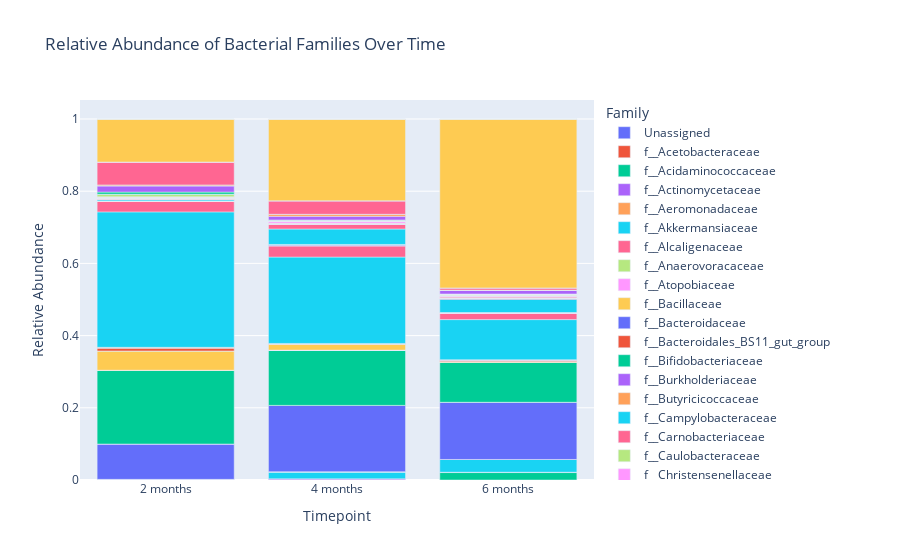

The cell this chart's notebook holds for it:
### Code cell
fig = px.bar(
    plotly_family_df,
    x="timepoint",
    y="Abundance",
    color="Family",
    title="Relative Abundance of Bacterial Families Over Time",
    labels={"timepoint": "Timepoint", "Abundance": "Relative Abundance"}
)
fig.show()

### Figure 1 — Plotly figure (JSON) as saved in the notebook; plotly's stock layout.template omitted (floating-point values rounded to 4 significant figures)
{"data": [{"hovertemplate": "Family=Unassigned<br>Timepoint=%{x}<br>Relative Abundance=%{y}<extra></extra>", "legendgroup": "Unassigned", "marker": {"color": "#636efa", "pattern": {"shape": ""}}, "name": "Unassigned", "orientation": "v", "showlegend": true, "textposition": "auto", "type": "bar", "x": ["2 months", "4 months", "6 months"], "xaxis": "x", "y": [2.59e-06, 5.593e-06, 4.716e-06], "yaxis": "y"}, {"hovertemplate": "Family=f__Acetobacteraceae<br>Timepoint=%{x}<br>Relative Abundance=%{y}<extra></extra>", "legendgroup": "f__Acetobacteraceae", "marker": {"color": "#EF553B", "pattern": {"shape": ""}}, "name": "f__Acetobacteraceae", "orientation": "v", "showlegend": true, "textposition": "auto", "type": "bar", "x": ["2 months", "4 months", "6 months"], "xaxis": "x", "y": [5.181e-06, 9.321e-06, 2.122e-05], "yaxis": "y"}, {"hovertemplate": "Family=f__Acidaminococcaceae<br>Timepoint=%{x}<br>Relative Abundance=%{y}<extra></extra>", "legendgroup": "f__Acidaminococcaceae", "marker": {"color": "#00cc96", "pattern": {"shape": ""}}, "name": "f__Acidaminococcaceae", "orientation": "v", "showlegend": true, "textposition": "auto", "type": "bar", "x": ["2 months", "4 months", "6 months"], "xaxis": "x", "y": [0.0002694, 7.457e-06, 0.02059], "yaxis": "y"}, {"hovertemplate": "Family=f__Actinomycetaceae<br>Timepoint=%{x}<br>Relative Abundance=%{y}<extra></extra>", "legendgroup": "f__Actinomycetaceae", "marker": {"color": "#ab63fa", "pattern": {"shape": ""}}, "name": "f__Actinomycetaceae", "orientation": "v", "showlegend": true, "textposition": "auto", "type": "bar", "x": ["2 months", "4 months", "6 months"], "xaxis": "x", "y": [0.001285, 0.003132, 0.0009338], "yaxis": "y"}, {"hovertemplate": "Family=f__Aeromonadaceae<br>Timepoint=%{x}<br>Relative Abundance=%{y}<extra></extra>", "legendgroup": "f__Aeromonadaceae", "marker": {"color": "#FFA15A", "pattern": {"shape": ""}}, "name": "f__Aeromonadaceae", "orientation": "v", "showlegend": true, "textposition": "auto", "type": "bar", "x": ["2 months", "4 months", "6 months"], "xaxis": "x", "y": [0.0, 1.864e-06, 0.0], "yaxis": "y"}, {"hovertemplate": "Family=f__Akkermansiaceae<br>Timepoint=%{x}<br>Relative Abundance=%{y}<extra></extra>", "legendgroup": "f__Akkermansiaceae", "marker": {"color": "#19d3f3", "pattern": {"shape": ""}}, "name": "f__Akkermansiaceae", "orientation": "v", "showlegend": true, "textposition": "auto", "type": "bar", "x": ["2 months", "4 months", "6 months"], "xaxis": "x", "y": [5.181e-05, 0.01946, 0.03521], "yaxis": "y"}, {"hovertemplate": "Family=f__Alcaligenaceae<br>Timepoint=%{x}<br>Relative Abundance=%{y}<extra></extra>", "legendgroup": "f__Alcaligenaceae", "marker": {"color": "#FF6692", "pattern": {"shape": ""}}, "name": "f__Alcaligenaceae", "orientation": "v", "showlegend": true, "textposition": "auto", "type": "bar", "x": ["2 months", "4 months", "6 months"], "xaxis": "x", "y": [0.0, 5.406e-05, 0.0], "yaxis": "y"}, {"hovertemplate": "Family=f__Anaerovoracaceae<br>Timepoint=%{x}<br>Relative Abundance=%{y}<extra></extra>", "legendgroup": "f__Anaerovoracaceae", "marker": {"color": "#B6E880", "pattern": {"shape": ""}}, "name": "f__Anaerovoracaceae", "orientation": "v", "showlegend": true, "textposition": "auto", "type": "bar", "x": ["2 months", "4 months", "6 months"], "xaxis": "x", "y": [0.0, 1.864e-06, 2.358e-06], "yaxis": "y"}, {"hovertemplate": "Family=f__Atopobiaceae<br>Timepoint=%{x}<br>Relative Abundance=%{y}<extra></extra>", "legendgroup": "f__Atopobiaceae", "marker": {"color": "#FF97FF", "pattern": {"shape": ""}}, "name": "f__Atopobiaceae", "orientation": "v", "showlegend": true, "textposition": "auto", "type": "bar", "x": ["2 months", "4 months", "6 months"], "xaxis": "x", "y": [0.0001269, 6.898e-05, 8.489e-05], "yaxis": "y"}, {"hovertemplate": "Family=f__Bacillaceae<br>Timepoint=%{x}<br>Relative Abundance=%{y}<extra></extra>", "legendgroup": "f__Bacillaceae", "marker": {"color": "#FECB52", "pattern": {"shape": ""}}, "name": "f__Bacillaceae", "orientation": "v", "showlegend": true, "textposition": "auto", "type": "bar", "x": ["2 months", "4 months", "6 months"], "xaxis": "x", "y": [1.295e-05, 0.0001734, 3.301e-05], "yaxis": "y"}, {"hovertemplate": "Family=f__Bacteroidaceae<br>Timepoint=%{x}<br>Relative Abundance=%{y}<extra></extra>", "legendgroup": "f__Bacteroidaceae", "marker": {"color": "#636efa", "pattern": {"shape": ""}}, "name": "f__Bacteroidaceae", "orientation": "v", "showlegend": true, "textposition": "auto", "type": "bar", "x": ["2 months", "4 months", "6 months"], "xaxis": "x", "y": [0.09782, 0.1838, 0.1584], "yaxis": "y"}, {"hovertemplate": "Family=f__Bacteroidales_BS11_gut_group<br>Timepoint=%{x}<br>Relative Abundance=%{y}<extra></extra>", "legendgroup": "f__Bacteroidales_BS11_gut_group", "marker": {"color": "#EF553B", "pattern": {"shape": ""}}, "name": "f__Bacteroidales_BS11_gut_group", "orientation": "v", "showlegend": true, "textposition": "auto", "type": "bar", "x": ["2 months", "4 months", "6 months"], "xaxis": "x", "y": [2.59e-06, 1.864e-06, 0.0], "yaxis": "y"}, {"hovertemplate": "Family=f__Bifidobacteriaceae<br>Timepoint=%{x}<br>Relative Abundance=%{y}<extra></extra>", "legendgroup": "f__Bifidobacteriaceae", "marker": {"color": "#00cc96", "pattern": {"shape": ""}}, "name": "f__Bifidobacteriaceae", "orientation": "v", "showlegend": true, "textposition": "auto", "type": "bar", "x": ["2 months", "4 months", "6 months"], "xaxis": "x", "y": [0.2043, 0.1527, 0.1102], "yaxis": "y"}, {"hovertemplate": "Family=f__Burkholderiaceae<br>Timepoint=%{x}<br>Relative Abundance=%{y}<extra></extra>", "legendgroup": "f__Burkholderiaceae", "marker": {"color": "#ab63fa", "pattern": {"shape": ""}}, "name": "f__Burkholderiaceae", "orientation": "v", "showlegend": true, "textposition": "auto", "type": "bar", "x": ["2 months", "4 months", "6 months"], "xaxis": "x", "y": [0.0001217, 0.0, 0.0], "yaxis": "y"}, {"hovertemplate": "Family=f__Butyricicoccaceae<br>Timepoint=%{x}<br>Relative Abundance=%{y}<extra></extra>", "legendgroup": "f__Butyricicoccaceae", "marker": {"color": "#FFA15A", "pattern": {"shape": ""}}, "name": "f__Butyricicoccaceae", "orientation": "v", "showlegend": true, "textposition": "auto", "type": "bar", "x": ["2 months", "4 months", "6 months"], "xaxis": "x", "y": [0.0, 0.0, 2.358e-06], "yaxis": "y"}, {"hovertemplate": "Family=f__Campylobacteraceae<br>Timepoint=%{x}<br>Relative Abundance=%{y}<extra></extra>", "legendgroup": "f__Campylobacteraceae", "marker": {"color": "#19d3f3", "pattern": {"shape": ""}}, "name": "f__Campylobacteraceae", "orientation": "v", "showlegend": true, "textposition": "auto", "type": "bar", "x": ["2 months", "4 months", "6 months"], "xaxis": "x", "y": [1.554e-05, 4.847e-05, 1.651e-05], "yaxis": "y"}, {"hovertemplate": "Family=f__Carnobacteriaceae<br>Timepoint=%{x}<br>Relative Abundance=%{y}<extra></extra>", "legendgroup": "f__Carnobacteriaceae", "marker": {"color": "#FF6692", "pattern": {"shape": ""}}, "name": "f__Carnobacteriaceae", "orientation": "v", "showlegend": true, "textposition": "auto", "type": "bar", "x": ["2 months", "4 months", "6 months"], "xaxis": "x", "y": [0.000114, 0.000412, 0.0001391], "yaxis": "y"}, {"hovertemplate": "Family=f__Caulobacteraceae<br>Timepoint=%{x}<br>Relative Abundance=%{y}<extra></extra>", "legendgroup": "f__Caulobacteraceae", "marker": {"color": "#B6E880", "pattern": {"shape": ""}}, "name": "f__Caulobacteraceae", "orientation": "v", "showlegend": true, "textposition": "auto", "type": "bar", "x": ["2 months", "4 months", "6 months"], "xaxis": "x", "y": [0.0, 2.237e-05, 0.0], "yaxis": "y"}, {"hovertemplate": "Family=f__Christensenellaceae<br>Timepoint=%{x}<br>Relative Abundance=%{y}<extra></extra>", "legendgroup": "f__Christensenellaceae", "marker": {"color": "#FF97FF", "pattern": {"shape": ""}}, "name": "f__Christensenellaceae", "orientation": "v", "showlegend": true, "textposition": "auto", "type": "bar", "x": ["2 months", "4 months", "6 months"], "xaxis": "x", "y": [1.295e-05, 0.0, 0.0], "yaxis": "y"}, {"hovertemplate": "Family=f__Clostridiaceae<br>Timepoint=%{x}<br>Relative Abundance=%{y}<extra></extra>", "legendgroup": "f__Clostridiaceae", "marker": {"color": "#FECB52", "pattern": {"shape": ""}}, "name": "f__Clostridiaceae", "orientation": "v", "showlegend": true, "textposition": "auto", "type": "bar", "x": ["2 months", "4 months", "6 months"], "xaxis": "x", "y": [0.05322, 0.01606, 0.002224], "yaxis": "y"}, {"hovertemplate": "Family=f__Comamonadaceae<br>Timepoint=%{x}<br>Relative Abundance=%{y}<extra></extra>", "legendgroup": "f__Comamonadaceae", "marker": {"color": "#636efa", "pattern": {"shape": ""}}, "name": "f__Comamonadaceae", "orientation": "v", "showlegend": true, "textposition": "auto", "type": "bar", "x": ["2 months", "4 months", "6 months"], "xaxis": "x", "y": [0.0, 1.491e-05, 0.0], "yaxis": "y"}, {"hovertemplate": "Family=f__Coriobacteriaceae<br>Timepoint=%{x}<br>Relative Abundance=%{y}<extra></extra>", "legendgroup": "f__Coriobacteriaceae", "marker": {"color": "#EF553B", "pattern": {"shape": ""}}, "name": "f__Coriobacteriaceae", "orientation": "v", "showlegend": true, "textposition": "auto", "type": "bar", "x": ["2 months", "4 months", "6 months"], "xaxis": "x", "y": [0.008457, 0.001324, 0.003896], "yaxis": "y"}, {"hovertemplate": "Family=f__Corynebacteriaceae<br>Timepoint=%{x}<br>Relative Abundance=%{y}<extra></extra>", "legendgroup": "f__Corynebacteriaceae", "marker": {"color": "#00cc96", "pattern": {"shape": ""}}, "name": "f__Corynebacteriaceae", "orientation": "v", "showlegend": true, "textposition": "auto", "type": "bar", "x": ["2 months", "4 months", "6 months"], "xaxis": "x", "y": [0.0001813, 3.729e-05, 0.0002169], "yaxis": "y"}, {"hovertemplate": "Family=f__Desulfovibrionaceae<br>Timepoint=%{x}<br>Relative Abundance=%{y}<extra></extra>", "legendgroup": "f__Desulfovibrionaceae", "marker": {"color": "#ab63fa", "pattern": {"shape": ""}}, "name": "f__Desulfovibrionaceae", "orientation": "v", "showlegend": true, "textposition": "auto", "type": "bar", "x": ["2 months", "4 months", "6 months"], "xaxis": "x", "y": [0.0, 0.0005313, 0.0006839], "yaxis": "y"}, {"hovertemplate": "Family=f__Eggerthellaceae<br>Timepoint=%{x}<br>Relative Abundance=%{y}<extra></extra>", "legendgroup": "f__Eggerthellaceae", "marker": {"color": "#FFA15A", "pattern": {"shape": ""}}, "name": "f__Eggerthellaceae", "orientation": "v", "showlegend": true, "textposition": "auto", "type": "bar", "x": ["2 months", "4 months", "6 months"], "xaxis": "x", "y": [0.001526, 0.0004232, 0.000441], "yaxis": "y"}, {"hovertemplate": "Family=f__Enterobacteriaceae<br>Timepoint=%{x}<br>Relative Abundance=%{y}<extra></extra>", "legendgroup": "f__Enterobacteriaceae", "marker": {"color": "#19d3f3", "pattern": {"shape": ""}}, "name": "f__Enterobacteriaceae", "orientation": "v", "showlegend": true, "textposition": "auto", "type": "bar", "x": ["2 months", "4 months", "6 months"], "xaxis": "x", "y": [0.3751, 0.2393, 0.1112], "yaxis": "y"}, {"hovertemplate": "Family=f__Enterococcaceae<br>Timepoint=%{x}<br>Relative Abundance=%{y}<extra></extra>", "legendgroup": "f__Enterococcaceae", "marker": {"color": "#FF6692", "pattern": {"shape": ""}}, "name": "f__Enterococcaceae", "orientation": "v", "showlegend": true, "textposition": "auto", "type": "bar", "x": ["2 months", "4 months", "6 months"], "xaxis": "x", "y": [0.0295, 0.03136, 0.01787], "yaxis": "y"}, {"hovertemplate": "Family=f__Erwiniaceae<br>Timepoint=%{x}<br>Relative Abundance=%{y}<extra></extra>", "legendgroup": "f__Erwiniaceae", "marker": {"color": "#B6E880", "pattern": {"shape": ""}}, "name": "f__Erwiniaceae", "orientation": "v", "showlegend": true, "textposition": "auto", "type": "bar", "x": ["2 months", "4 months", "6 months"], "xaxis": "x", "y": [0.0006761, 7.457e-06, 0.0], "yaxis": "y"}, {"hovertemplate": "Family=f__Erysipelatoclostridiaceae<br>Timepoint=%{x}<br>Relative Abundance=%{y}<extra></extra>", "legendgroup": "f__Erysipelatoclostridiaceae", "marker": {"color": "#FF97FF", "pattern": {"shape": ""}}, "name": "f__Erysipelatoclostridiaceae", "orientation": "v", "showlegend": true, "textposition": "auto", "type": "bar", "x": ["2 months", "4 months", "6 months"], "xaxis": "x", "y": [3.108e-05, 0.0003934, 0.0007829], "yaxis": "y"}, {"hovertemplate": "Family=f__Erysipelotrichaceae<br>Timepoint=%{x}<br>Relative Abundance=%{y}<extra></extra>", "legendgroup": "f__Erysipelotrichaceae", "marker": {"color": "#FECB52", "pattern": {"shape": ""}}, "name": "f__Erysipelotrichaceae", "orientation": "v", "showlegend": true, "textposition": "auto", "type": "bar", "x": ["2 months", "4 months", "6 months"], "xaxis": "x", "y": [0.0, 1.305e-05, 0.0001368], "yaxis": "y"}, {"hovertemplate": "Family=f__Family_XI<br>Timepoint=%{x}<br>Relative Abundance=%{y}<extra></extra>", "legendgroup": "f__Family_XI", "marker": {"color": "#636efa", "pattern": {"shape": ""}}, "name": "f__Family_XI", "orientation": "v", "showlegend": true, "textposition": "auto", "type": "bar", "x": ["2 months", "4 months", "6 months"], "xaxis": "x", "y": [0.0001658, 0.002707, 4.952e-05], "yaxis": "y"}, {"hovertemplate": "Family=f__Fusobacteriaceae<br>Timepoint=%{x}<br>Relative Abundance=%{y}<extra></extra>", "legendgroup": "f__Fusobacteriaceae", "marker": {"color": "#EF553B", "pattern": {"shape": ""}}, "name": "f__Fusobacteriaceae", "orientation": "v", "showlegend": true, "textposition": "auto", "type": "bar", "x": ["2 months", "4 months", "6 months"], "xaxis": "x", "y": [1.813e-05, 0.0001939, 0.0004976], "yaxis": "y"}, {"hovertemplate": "Family=f__Gemellaceae<br>Timepoint=%{x}<br>Relative Abundance=%{y}<extra></extra>", "legendgroup": "f__Gemellaceae", "marker": {"color": "#00cc96", "pattern": {"shape": ""}}, "name": "f__Gemellaceae", "orientation": "v", "showlegend": true, "textposition": "auto", "type": "bar", "x": ["2 months", "4 months", "6 months"], "xaxis": "x", "y": [5.699e-05, 0.0002013, 7.546e-05], "yaxis": "y"}, {"hovertemplate": "Family=f__Incertae_Sedis<br>Timepoint=%{x}<br>Relative Abundance=%{y}<extra></extra>", "legendgroup": "f__Incertae_Sedis", "marker": {"color": "#ab63fa", "pattern": {"shape": ""}}, "name": "f__Incertae_Sedis", "orientation": "v", "showlegend": true, "textposition": "auto", "type": "bar", "x": ["2 months", "4 months", "6 months"], "xaxis": "x", "y": [3.626e-05, 5.966e-05, 0.0001061], "yaxis": "y"}, {"hovertemplate": "Family=f__Isosphaeraceae<br>Timepoint=%{x}<br>Relative Abundance=%{y}<extra></extra>", "legendgroup": "f__Isosphaeraceae", "marker": {"color": "#FFA15A", "pattern": {"shape": ""}}, "name": "f__Isosphaeraceae", "orientation": "v", "showlegend": true, "textposition": "auto", "type": "bar", "x": ["2 months", "4 months", "6 months"], "xaxis": "x", "y": [0.0, 0.0, 2.358e-06], "yaxis": "y"}, {"hovertemplate": "Family=f__Lachnospiraceae<br>Timepoint=%{x}<br>Relative Abundance=%{y}<extra></extra>", "legendgroup": "f__Lachnospiraceae", "marker": {"color": "#19d3f3", "pattern": {"shape": ""}}, "name": "f__Lachnospiraceae", "orientation": "v", "showlegend": true, "textposition": "auto", "type": "bar", "x": ["2 months", "4 months", "6 months"], "xaxis": "x", "y": [0.003334, 0.04278, 0.03675], "yaxis": "y"}, {"hovertemplate": "Family=f__Lactobacillaceae<br>Timepoint=%{x}<br>Relative Abundance=%{y}<extra></extra>", "legendgroup": "f__Lactobacillaceae", "marker": {"color": "#FF6692", "pattern": {"shape": ""}}, "name": "f__Lactobacillaceae", "orientation": "v", "showlegend": true, "textposition": "auto", "type": "bar", "x": ["2 months", "4 months", "6 months"], "xaxis": "x", "y": [0.00258, 0.01405, 0.003917], "yaxis": "y"}, {"hovertemplate": "Family=f__Listeriaceae<br>Timepoint=%{x}<br>Relative Abundance=%{y}<extra></extra>", "legendgroup": "f__Listeriaceae", "marker": {"color": "#B6E880", "pattern": {"shape": ""}}, "name": "f__Listeriaceae", "orientation": "v", "showlegend": true, "textposition": "auto", "type": "bar", "x": ["2 months", "4 months", "6 months"], "xaxis": "x", "y": [0.0, 5.22e-05, 0.0], "yaxis": "y"}, {"hovertemplate": "Family=f__Lysobacteraceae<br>Timepoint=%{x}<br>Relative Abundance=%{y}<extra></extra>", "legendgroup": "f__Lysobacteraceae", "marker": {"color": "#FF97FF", "pattern": {"shape": ""}}, "name": "f__Lysobacteraceae", "orientation": "v", "showlegend": true, "textposition": "auto", "type": "bar", "x": ["2 months", "4 months", "6 months"], "xaxis": "x", "y": [2.849e-05, 4.847e-05, 2.358e-06], "yaxis": "y"}, {"hovertemplate": "Family=f__Methanobacteriaceae<br>Timepoint=%{x}<br>Relative Abundance=%{y}<extra></extra>", "legendgroup": "f__Methanobacteriaceae", "marker": {"color": "#FECB52", "pattern": {"shape": ""}}, "name": "f__Methanobacteriaceae", "orientation": "v", "showlegend": true, "textposition": "auto", "type": "bar", "x": ["2 months", "4 months", "6 months"], "xaxis": "x", "y": [1.295e-05, 2.61e-05, 1.415e-05], "yaxis": "y"}, {"hovertemplate": "Family=f__Microbacteriaceae<br>Timepoint=%{x}<br>Relative Abundance=%{y}<extra></extra>", "legendgroup": "f__Microbacteriaceae", "marker": {"color": "#636efa", "pattern": {"shape": ""}}, "name": "f__Microbacteriaceae", "orientation": "v", "showlegend": true, "textposition": "auto", "type": "bar", "x": ["2 months", "4 months", "6 months"], "xaxis": "x", "y": [0.0, 0.0, 4.716e-06], "yaxis": "y"}, {"hovertemplate": "Family=f__Micrococcaceae<br>Timepoint=%{x}<br>Relative Abundance=%{y}<extra></extra>", "legendgroup": "f__Micrococcaceae", "marker": {"color": "#EF553B", "pattern": {"shape": ""}}, "name": "f__Micrococcaceae", "orientation": "v", "showlegend": true, "textposition": "auto", "type": "bar", "x": ["2 months", "4 months", "6 months"], "xaxis": "x", "y": [0.002005, 0.0003095, 1.651e-05], "yaxis": "y"}, {"hovertemplate": "Family=f__Mitochondria<br>Timepoint=%{x}<br>Relative Abundance=%{y}<extra></extra>", "legendgroup": "f__Mitochondria", "marker": {"color": "#00cc96", "pattern": {"shape": ""}}, "name": "f__Mitochondria", "orientation": "v", "showlegend": true, "textposition": "auto", "type": "bar", "x": ["2 months", "4 months", "6 months"], "xaxis": "x", "y": [0.000114, 9.321e-05, 0.0001368], "yaxis": "y"}, {"hovertemplate": "Family=f__Moraxellaceae<br>Timepoint=%{x}<br>Relative Abundance=%{y}<extra></extra>", "legendgroup": "f__Moraxellaceae", "marker": {"color": "#ab63fa", "pattern": {"shape": ""}}, "name": "f__Moraxellaceae", "orientation": "v", "showlegend": true, "textposition": "auto", "type": "bar", "x": ["2 months", "4 months", "6 months"], "xaxis": "x", "y": [4.921e-05, 0.0002125, 0.0], "yaxis": "y"}, {"hovertemplate": "Family=f__Morganellaceae<br>Timepoint=%{x}<br>Relative Abundance=%{y}<extra></extra>", "legendgroup": "f__Morganellaceae", "marker": {"color": "#FFA15A", "pattern": {"shape": ""}}, "name": "f__Morganellaceae", "orientation": "v", "showlegend": true, "textposition": "auto", "type": "bar", "x": ["2 months", "4 months", "6 months"], "xaxis": "x", "y": [0.0, 0.0002163, 0.0002523], "yaxis": "y"}, {"hovertemplate": "Family=f__Neisseriaceae<br>Timepoint=%{x}<br>Relative Abundance=%{y}<extra></extra>", "legendgroup": "f__Neisseriaceae", "marker": {"color": "#19d3f3", "pattern": {"shape": ""}}, "name": "f__Neisseriaceae", "orientation": "v", "showlegend": true, "textposition": "auto", "type": "bar", "x": ["2 months", "4 months", "6 months"], "xaxis": "x", "y": [0.0, 0.0, 9.904e-05], "yaxis": "y"}, {"hovertemplate": "Family=f__Oscillospiraceae<br>Timepoint=%{x}<br>Relative Abundance=%{y}<extra></extra>", "legendgroup": "f__Oscillospiraceae", "marker": {"color": "#FF6692", "pattern": {"shape": ""}}, "name": "f__Oscillospiraceae", "orientation": "v", "showlegend": true, "textposition": "auto", "type": "bar", "x": ["2 months", "4 months", "6 months"], "xaxis": "x", "y": [9.584e-05, 0.001452, 0.002726], "yaxis": "y"}, {"hovertemplate": "Family=f__Paracoccaceae<br>Timepoint=%{x}<br>Relative Abundance=%{y}<extra></extra>", "legendgroup": "f__Paracoccaceae", "marker": {"color": "#B6E880", "pattern": {"shape": ""}}, "name": "f__Paracoccaceae", "orientation": "v", "showlegend": true, "textposition": "auto", "type": "bar", "x": ["2 months", "4 months", "6 months"], "xaxis": "x", "y": [2.072e-05, 0.0, 0.0], "yaxis": "y"}, {"hovertemplate": "Family=f__Pasteurellaceae<br>Timepoint=%{x}<br>Relative Abundance=%{y}<extra></extra>", "legendgroup": "f__Pasteurellaceae", "marker": {"color": "#FF97FF", "pattern": {"shape": ""}}, "name": "f__Pasteurellaceae", "orientation": "v", "showlegend": true, "textposition": "auto", "type": "bar", "x": ["2 months", "4 months", "6 months"], "xaxis": "x", "y": [0.001396, 0.005438, 0.002191], "yaxis": "y"}, {"hovertemplate": "Family=f__Peptococcaceae<br>Timepoint=%{x}<br>Relative Abundance=%{y}<extra></extra>", "legendgroup": "f__Peptococcaceae", "marker": {"color": "#FECB52", "pattern": {"shape": ""}}, "name": "f__Peptococcaceae", "orientation": "v", "showlegend": true, "textposition": "auto", "type": "bar", "x": ["2 months", "4 months", "6 months"], "xaxis": "x", "y": [7.771e-06, 0.0, 0.0], "yaxis": "y"}, {"hovertemplate": "Family=f__Peptostreptococcaceae<br>Timepoint=%{x}<br>Relative Abundance=%{y}<extra></extra>", "legendgroup": "f__Peptostreptococcaceae", "marker": {"color": "#636efa", "pattern": {"shape": ""}}, "name": "f__Peptostreptococcaceae", "orientation": "v", "showlegend": true, "textposition": "auto", "type": "bar", "x": ["2 months", "4 months", "6 months"], "xaxis": "x", "y": [0.000316, 0.0008203, 0.001316], "yaxis": "y"}, {"hovertemplate": "Family=f__Pirellulaceae<br>Timepoint=%{x}<br>Relative Abundance=%{y}<extra></extra>", "legendgroup": "f__Pirellulaceae", "marker": {"color": "#EF553B", "pattern": {"shape": ""}}, "name": "f__Pirellulaceae", "orientation": "v", "showlegend": true, "textposition": "auto", "type": "bar", "x": ["2 months", "4 months", "6 months"], "xaxis": "x", "y": [2.59e-06, 1.864e-06, 0.0], "yaxis": "y"}, {"hovertemplate": "Family=f__Planococcaceae<br>Timepoint=%{x}<br>Relative Abundance=%{y}<extra></extra>", "legendgroup": "f__Planococcaceae", "marker": {"color": "#00cc96", "pattern": {"shape": ""}}, "name": "f__Planococcaceae", "orientation": "v", "showlegend": true, "textposition": "auto", "type": "bar", "x": ["2 months", "4 months", "6 months"], "xaxis": "x", "y": [2.59e-06, 0.0, 0.0], "yaxis": "y"}, {"hovertemplate": "Family=f__Porphyromonadaceae<br>Timepoint=%{x}<br>Relative Abundance=%{y}<extra></extra>", "legendgroup": "f__Porphyromonadaceae", "marker": {"color": "#ab63fa", "pattern": {"shape": ""}}, "name": "f__Porphyromonadaceae", "orientation": "v", "showlegend": true, "textposition": "auto", "type": "bar", "x": ["2 months", "4 months", "6 months"], "xaxis": "x", "y": [0.0001192, 0.0, 1.415e-05], "yaxis": "y"}, {"hovertemplate": "Family=f__Prevotellaceae<br>Timepoint=%{x}<br>Relative Abundance=%{y}<extra></extra>", "legendgroup": "f__Prevotellaceae", "marker": {"color": "#FFA15A", "pattern": {"shape": ""}}, "name": "f__Prevotellaceae", "orientation": "v", "showlegend": true, "textposition": "auto", "type": "bar", "x": ["2 months", "4 months", "6 months"], "xaxis": "x", "y": [0.001243, 0.0001622, 0.0001816], "yaxis": "y"}, {"hovertemplate": "Family=f__Pseudomonadaceae<br>Timepoint=%{x}<br>Relative Abundance=%{y}<extra></extra>", "legendgroup": "f__Pseudomonadaceae", "marker": {"color": "#19d3f3", "pattern": {"shape": ""}}, "name": "f__Pseudomonadaceae", "orientation": "v", "showlegend": true, "textposition": "auto", "type": "bar", "x": ["2 months", "4 months", "6 months"], "xaxis": "x", "y": [2.331e-05, 6.525e-05, 1.415e-05], "yaxis": "y"}, {"hovertemplate": "Family=f__Rhizobiaceae<br>Timepoint=%{x}<br>Relative Abundance=%{y}<extra></extra>", "legendgroup": "f__Rhizobiaceae", "marker": {"color": "#FF6692", "pattern": {"shape": ""}}, "name": "f__Rhizobiaceae", "orientation": "v", "showlegend": true, "textposition": "auto", "type": "bar", "x": ["2 months", "4 months", "6 months"], "xaxis": "x", "y": [1.295e-05, 7.457e-06, 3.537e-05], "yaxis": "y"}, {"hovertemplate": "Family=f__Rikenellaceae<br>Timepoint=%{x}<br>Relative Abundance=%{y}<extra></extra>", "legendgroup": "f__Rikenellaceae", "marker": {"color": "#B6E880", "pattern": {"shape": ""}}, "name": "f__Rikenellaceae", "orientation": "v", "showlegend": true, "textposition": "auto", "type": "bar", "x": ["2 months", "4 months", "6 months"], "xaxis": "x", "y": [0.006882, 0.0002386, 0.002441], "yaxis": "y"}, {"hovertemplate": "Family=f__Ruminococcaceae<br>Timepoint=%{x}<br>Relative Abundance=%{y}<extra></extra>", "legendgroup": "f__Ruminococcaceae", "marker": {"color": "#FF97FF", "pattern": {"shape": ""}}, "name": "f__Ruminococcaceae", "orientation": "v", "showlegend": true, "textposition": "auto", "type": "bar", "x": ["2 months", "4 months", "6 months"], "xaxis": "x", "y": [0.0001943, 0.001068, 0.001144], "yaxis": "y"}, {"hovertemplate": "Family=f__Saccharimonadaceae<br>Timepoint=%{x}<br>Relative Abundance=%{y}<extra></extra>", "legendgroup": "f__Saccharimonadaceae", "marker": {"color": "#FECB52", "pattern": {"shape": ""}}, "name": "f__Saccharimonadaceae", "orientation": "v", "showlegend": true, "textposition": "auto", "type": "bar", "x": ["2 months", "4 months", "6 months"], "xaxis": "x", "y": [0.0, 1.119e-05, 0.0], "yaxis": "y"}, {"hovertemplate": "Family=f__Selenomonadaceae<br>Timepoint=%{x}<br>Relative Abundance=%{y}<extra></extra>", "legendgroup": "f__Selenomonadaceae", "marker": {"color": "#636efa", "pattern": {"shape": ""}}, "name": "f__Selenomonadaceae", "orientation": "v", "showlegend": true, "textposition": "auto", "type": "bar", "x": ["2 months", "4 months", "6 months"], "xaxis": "x", "y": [2.59e-06, 0.0, 5.66e-05], "yaxis": "y"}, {"hovertemplate": "Family=f__Sphingomonadaceae<br>Timepoint=%{x}<br>Relative Abundance=%{y}<extra></extra>", "legendgroup": "f__Sphingomonadaceae", "marker": {"color": "#EF553B", "pattern": {"shape": ""}}, "name": "f__Sphingomonadaceae", "orientation": "v", "showlegend": true, "textposition": "auto", "type": "bar", "x": ["2 months", "4 months", "6 months"], "xaxis": "x", "y": [4.662e-05, 3.169e-05, 3.537e-05], "yaxis": "y"}, {"hovertemplate": "Family=f__Staphylococcaceae<br>Timepoint=%{x}<br>Relative Abundance=%{y}<extra></extra>", "legendgroup": "f__Staphylococcaceae", "marker": {"color": "#00cc96", "pattern": {"shape": ""}}, "name": "f__Staphylococcaceae", "orientation": "v", "showlegend": true, "textposition": "auto", "type": "bar", "x": ["2 months", "4 months", "6 months"], "xaxis": "x", "y": [0.005875, 0.0007438, 7.782e-05], "yaxis": "y"}, {"hovertemplate": "Family=f__Streptococcaceae<br>Timepoint=%{x}<br>Relative Abundance=%{y}<extra></extra>", "legendgroup": "f__Streptococcaceae", "marker": {"color": "#ab63fa", "pattern": {"shape": ""}}, "name": "f__Streptococcaceae", "orientation": "v", "showlegend": true, "textposition": "auto", "type": "bar", "x": ["2 months", "4 months", "6 months"], "xaxis": "x", "y": [0.01673, 0.01007, 0.009727], "yaxis": "y"}, {"hovertemplate": "Family=f__Sutterellaceae<br>Timepoint=%{x}<br>Relative Abundance=%{y}<extra></extra>", "legendgroup": "f__Sutterellaceae", "marker": {"color": "#FFA15A", "pattern": {"shape": ""}}, "name": "f__Sutterellaceae", "orientation": "v", "showlegend": true, "textposition": "auto", "type": "bar", "x": ["2 months", "4 months", "6 months"], "xaxis": "x", "y": [0.003145, 0.005673, 0.001118], "yaxis": "y"}, {"hovertemplate": "Family=f__Synergistaceae<br>Timepoint=%{x}<br>Relative Abundance=%{y}<extra></extra>", "legendgroup": "f__Synergistaceae", "marker": {"color": "#19d3f3", "pattern": {"shape": ""}}, "name": "f__Synergistaceae", "orientation": "v", "showlegend": true, "textposition": "auto", "type": "bar", "x": ["2 months", "4 months", "6 months"], "xaxis": "x", "y": [0.0, 0.0, 2.358e-06], "yaxis": "y"}, {"hovertemplate": "Family=f__Tannerellaceae<br>Timepoint=%{x}<br>Relative Abundance=%{y}<extra></extra>", "legendgroup": "f__Tannerellaceae", "marker": {"color": "#FF6692", "pattern": {"shape": ""}}, "name": "f__Tannerellaceae", "orientation": "v", "showlegend": true, "textposition": "auto", "type": "bar", "x": ["2 months", "4 months", "6 months"], "xaxis": "x", "y": [0.06343, 0.03738, 0.00598], "yaxis": "y"}, {"hovertemplate": "Family=f__Tsukamurellaceae<br>Timepoint=%{x}<br>Relative Abundance=%{y}<extra></extra>", "legendgroup": "f__Tsukamurellaceae", "marker": {"color": "#B6E880", "pattern": {"shape": ""}}, "name": "f__Tsukamurellaceae", "orientation": "v", "showlegend": true, "textposition": "auto", "type": "bar", "x": ["2 months", "4 months", "6 months"], "xaxis": "x", "y": [0.0, 0.0, 2.358e-06], "yaxis": "y"}, {"hovertemplate": "Family=f__Vagococcaceae<br>Timepoint=%{x}<br>Relative Abundance=%{y}<extra></extra>", "legendgroup": "f__Vagococcaceae", "marker": {"color": "#FF97FF", "pattern": {"shape": ""}}, "name": "f__Vagococcaceae", "orientation": "v", "showlegend": true, "textposition": "auto", "type": "bar", "x": ["2 months", "4 months", "6 months"], "xaxis": "x", "y": [5.181e-06, 0.0, 0.0], "yaxis": "y"}, {"hovertemplate": "Family=f__Veillonellaceae<br>Timepoint=%{x}<br>Relative Abundance=%{y}<extra></extra>", "legendgroup": "f__Veillonellaceae", "marker": {"color": "#FECB52", "pattern": {"shape": ""}}, "name": "f__Veillonellaceae", "orientation": "v", "showlegend": true, "textposition": "auto", "type": "bar", "x": ["2 months", "4 months", "6 months"], "xaxis": "x", "y": [0.1191, 0.2264, 0.4678], "yaxis": "y"}, {"hovertemplate": "Family=f__Weeksellaceae<br>Timepoint=%{x}<br>Relative Abundance=%{y}<extra></extra>", "legendgroup": "f__Weeksellaceae", "marker": {"color": "#636efa", "pattern": {"shape": ""}}, "name": "f__Weeksellaceae", "orientation": "v", "showlegend": true, "textposition": "auto", "type": "bar", "x": ["2 months", "4 months", "6 months"], "xaxis": "x", "y": [1.295e-05, 1.864e-06, 2.358e-06], "yaxis": "y"}, {"hovertemplate": "Family=f__Yersiniaceae<br>Timepoint=%{x}<br>Relative Abundance=%{y}<extra></extra>", "legendgroup": "f__Yersiniaceae", "marker": {"color": "#EF553B", "pattern": {"shape": ""}}, "name": "f__Yersiniaceae", "orientation": "v", "showlegend": true, "textposition": "auto", "type": "bar", "x": ["2 months", "4 months", "6 months"], "xaxis": "x", "y": [7.771e-06, 0.0001025, 0.0], "yaxis": "y"}, {"hovertemplate": "Family=f__[Eubacterium]_coprostanoligenes_group<br>Timepoint=%{x}<br>Relative Abundance=%{y}<extra></extra>", "legendgroup": "f__[Eubacterium]_coprostanoligenes_group", "marker": {"color": "#00cc96", "pattern": {"shape": ""}}, "name": "f__[Eubacterium]_coprostanoligenes_group", "orientation": "v", "showlegend": true, "textposition": "auto", "type": "bar", "x": ["2 months", "4 months", "6 months"], "xaxis": "x", "y": [0.0, 0.0, 1.887e-05], "yaxis": "y"}], "layout": {"barmode": "relative", "legend": {"title": {"text": "Family"}, "tracegroupgap": 0}, "title": {"text": "Relative Abundance of Bacterial Families Over Time"}, "xaxis": {"anchor": "y", "domain": [0, 1], "title": {"text": "Timepoint"}}, "yaxis": {"anchor": "x", "domain": [0, 1], "title": {"text": "Relative Abundance"}}}}
